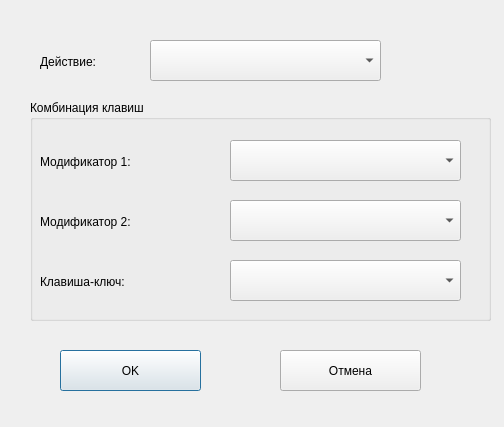
<?xml version="1.0" encoding="UTF-8"?>
<ui version="4.0">
 <class>KeyBindDialog</class>
 <widget class="QDialog" name="KeyBindDialog">
  <property name="geometry">
   <rect>
    <x>0</x>
    <y>0</y>
    <width>504</width>
    <height>427</height>
   </rect>
  </property>
  <property name="windowTitle">
   <string>Настройка &quot;горячих клавиш&quot;</string>
  </property>
  <widget class="QComboBox" name="cbAction">
   <property name="geometry">
    <rect>
     <x>150</x>
     <y>40</y>
     <width>231</width>
     <height>41</height>
    </rect>
   </property>
  </widget>
  <widget class="QLabel" name="label">
   <property name="geometry">
    <rect>
     <x>40</x>
     <y>50</y>
     <width>91</width>
     <height>23</height>
    </rect>
   </property>
   <property name="text">
    <string>Действие:</string>
   </property>
  </widget>
  <widget class="QGroupBox" name="groupBox">
   <property name="geometry">
    <rect>
     <x>30</x>
     <y>100</y>
     <width>461</width>
     <height>221</height>
    </rect>
   </property>
   <property name="title">
    <string>Комбинация клавиш</string>
   </property>
   <widget class="QComboBox" name="cbKey">
    <property name="geometry">
     <rect>
      <x>200</x>
      <y>160</y>
      <width>231</width>
      <height>41</height>
     </rect>
    </property>
   </widget>
   <widget class="QComboBox" name="cbMod1">
    <property name="geometry">
     <rect>
      <x>200</x>
      <y>40</y>
      <width>231</width>
      <height>41</height>
     </rect>
    </property>
   </widget>
   <widget class="QComboBox" name="cbMod2">
    <property name="geometry">
     <rect>
      <x>200</x>
      <y>100</y>
      <width>231</width>
      <height>41</height>
     </rect>
    </property>
   </widget>
   <widget class="QLabel" name="label_2">
    <property name="geometry">
     <rect>
      <x>10</x>
      <y>50</y>
      <width>161</width>
      <height>23</height>
     </rect>
    </property>
    <property name="text">
     <string>Модификатор 1:</string>
    </property>
   </widget>
   <widget class="QLabel" name="label_3">
    <property name="geometry">
     <rect>
      <x>10</x>
      <y>110</y>
      <width>161</width>
      <height>23</height>
     </rect>
    </property>
    <property name="text">
     <string>Модификатор 2:</string>
    </property>
   </widget>
   <widget class="QLabel" name="label_4">
    <property name="geometry">
     <rect>
      <x>10</x>
      <y>170</y>
      <width>161</width>
      <height>23</height>
     </rect>
    </property>
    <property name="text">
     <string>Клавиша-ключ:</string>
    </property>
   </widget>
  </widget>
  <widget class="QPushButton" name="btnOk">
   <property name="geometry">
    <rect>
     <x>60</x>
     <y>350</y>
     <width>141</width>
     <height>41</height>
    </rect>
   </property>
   <property name="text">
    <string>OK</string>
   </property>
  </widget>
  <widget class="QPushButton" name="btnCancel">
   <property name="geometry">
    <rect>
     <x>280</x>
     <y>350</y>
     <width>141</width>
     <height>41</height>
    </rect>
   </property>
   <property name="text">
    <string>Отмена</string>
   </property>
  </widget>
 </widget>
 <resources/>
 <connections/>
</ui>
